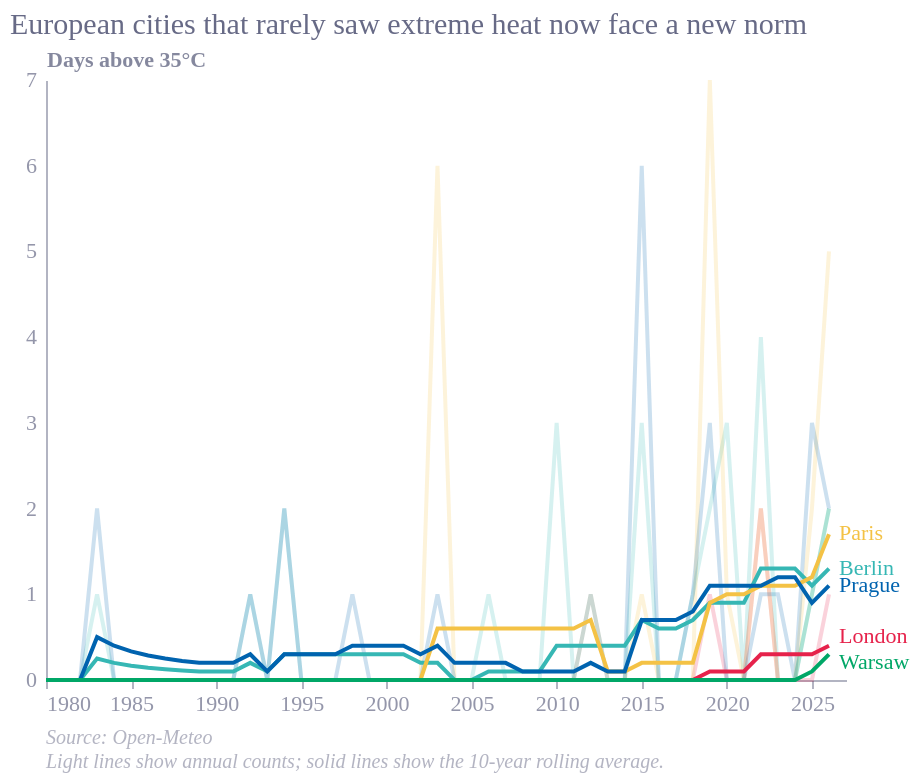

The notebook cell saved with this chart:
### Code cell
# Create line chart for number of days above 35°C across cities
# Add faint line for raw days
raw_line = alt.Chart(heatwave_df).mark_line(opacity=0.2).encode(
    x=alt.X(
        'year:Q',
        title=None,
        scale=alt.Scale(domain=[1980,2027]),
        axis=alt.Axis(format='d', grid=False)),
    y=alt.Y(
        'hot_days:Q',
        title='Days above 35°C',
        axis=alt.Axis(grid=False)),
    color=alt.Color('city:N', legend=None)
)
# Add smooth line for rolling 5 year average
smooth_line = alt.Chart(heatwave_df).mark_line().encode(
    x=alt.X(
        'year:Q',
        title=None,
        scale=alt.Scale(domain=[1980,2026]),
        axis=alt.Axis(format='d', grid=False)),
    y=alt.Y('hot_days_rolling:Q'),
    color=alt.Color('city:N', legend=None)
)
# Add city labels
last_points = heatwave_df[heatwave_df['year'] == heatwave_df['year'].max()].copy()
label_offsets = {
    'Paris': 0,
    'London': 0.1,
    'Berlin': 0,
    'Warsaw': -0.1,
    'Prague': 0
}
last_points['y_offset'] = last_points['hot_days_rolling'] + last_points['city'].map(label_offsets)
labels = alt.Chart(last_points).mark_text(
    align='left',
    dx=5,
    fontSize=11
).encode(
    x=alt.X('year:Q', scale=alt.Scale(domain=[1980,2026])),
    y=alt.Y('y_offset:Q'),
    text=alt.Text('city:N'),
    color=alt.Color('city:N', legend=None)
)

# Add source
smooth_line = alt.layer(smooth_line).properties(
    title=alt.TitleParams(
        ['Source: Open-Meteo','Light lines show annual counts; solid lines show the 10-year rolling average.'],
        orient='bottom',
        fontStyle='italic',
        fontSize=10,
        color='#676A8680',
        fontWeight='normal',
        frame='group',
        offset=7
    )
)
# Add title
title = alt.Chart({'values': [{}]}).mark_text(
    text="European cities that rarely saw extreme heat now face a new norm",
    align='left',
    baseline='top',
    fontSize=15
).encode(
    x=alt.value(-25),
    y=alt.value(-35)
)

heatwave_line = raw_line + smooth_line + labels + title
heatwave_line

### Figure 1 — Vega-Lite specification as saved in the notebook (floating-point values rounded to 4 significant figures; data arrays with more than 128 entries replaced by an {"elided": "..."} marker saying what was removed)
{"config": {"font": "Circular Std", "text": {"color": "#676A86", "align": "left", "baseline": "middle", "dx": 7, "dy": 0, "fontSize": 11}, "view": {"stroke": null, "continuousWidth": 400, "continuousHeight": 300, "discreteWidth": 400, "discreteHeight": 300}, "range": {"category": ["#36B7B4", "#E6224B", "#F4C245", "#0063AF", "#00A767", "#179FDB", "#EB5C2E"], "diverging": ["#E6224B", "#E54753", "#C9C9C9", "#179FDB", "#122B39"], "heatmap": ["#C9C9C9", "#179FDB", "#0063AF", "#122B39"], "ordinal": ["#00A767", "#36B7B4", "#179FDB", "#0063AF", "#243B5A"]}, "bar": {"color": "#179fdb"}, "line": {"color": "#e6224b"}, "rule": {"color": "#676A86"}, "area": {"opacity": 0.3}, "point": {"filled": true, "size": 80, "color": "#e6224b", "opacity": 0.95}, "geoshape": {"stroke": "white", "strokeWidth": 0.3}, "rect": {"fill": "#d6d4d4", "opacity": 0.3}, "axis": {"labelColor": "#676A86", "labelFontSize": 11, "labelFont": "Circular Std", "labelOpacity": 0.7, "tickColor": "#676A86", "tickOpacity": 0.5, "domainColor": "#676A86", "domainOpacity": 0.5, "gridColor": "#676A86", "gridDash": [2, 2], "gridOpacity": 0.5, "title": null, "titleColor": "#676A86", "titleOpacity": 0.8, "tickSize": 4}, "axisXDiscrete": {"grid": false, "labelAngle": 0, "tickCount": 10, "tickOpacity": 0.5, "title": null}, "axisYDiscrete": {"ticks": false, "labelPadding": 5}, "axisXTemporal": {"grid": false, "ticks": true}, "axisXQuantitative": {"grid": true}, "axisYQuantitative": {"gridColor": "#676A86", "gridDash": [1, 5], "gridOpacity": 0.5, "ticks": false, "labelPadding": 5, "tickCount": 8, "titleAngle": 0, "titleAlign": "left", "titleBaseline": "bottom", "titleX": 0, "titleY": -5}, "title": {"color": "#676A86E6", "subtitleColor": "#676A86", "font": "Circular Std", "subtitleFont": "Circular Std", "anchor": "start", "fontSize": 14, "subtitleFontSize": 12, "subtitlePadding": 4, "offset": 0, "frame": "group"}, "legend": {"titleColor": "#122b39", "title": null, "labelColor": "#122b39", "labelFontSize": 11}}, "layer": [{"mark": {"type": "line", "opacity": 0.2}, "encoding": {"color": {"field": "city", "legend": null, "type": "nominal"}, "x": {"axis": {"format": "d", "grid": false}, "field": "year", "scale": {"domain": [1980, 2027]}, "title": null, "type": "quantitative"}, "y": {"axis": {"grid": false}, "field": "hot_days", "title": "Days above 35°C", "type": "quantitative"}}}, {"layer": [{"mark": {"type": "line"}, "encoding": {"color": {"field": "city", "legend": null, "type": "nominal"}, "x": {"axis": {"format": "d", "grid": false}, "field": "year", "scale": {"domain": [1980, 2026]}, "title": null, "type": "quantitative"}, "y": {"field": "hot_days_rolling", "type": "quantitative"}}}], "title": {"text": ["Source: Open-Meteo", "Light lines show annual counts; solid lines show the 10-year rolling average."], "color": "#676A8680", "fontSize": 10, "fontStyle": "italic", "fontWeight": "normal", "frame": "group", "offset": 7, "orient": "bottom"}}, {"data": {"name": "data-2c778ffe7b55b90a123e1e5d6446aeb7"}, "mark": {"type": "text", "align": "left", "dx": 5, "fontSize": 11}, "encoding": {"color": {"field": "city", "legend": null, "type": "nominal"}, "text": {"field": "city", "type": "nominal"}, "x": {"field": "year", "scale": {"domain": [1980, 2026]}, "type": "quantitative"}, "y": {"field": "y_offset", "type": "quantitative"}}}, {"data": {"name": "empty"}, "mark": {"type": "text", "align": "left", "baseline": "top", "fontSize": 15, "text": "European cities that rarely saw extreme heat now face a new norm"}, "encoding": {"x": {"value": -25}, "y": {"value": -35}}}], "data": {"name": "data-fae67b51cfdeabd567811a1dfd9673ec"}, "$schema": "https://vega.github.io/schema/vega-lite/v6.1.0.json", "datasets": {"data-fae67b51cfdeabd567811a1dfd9673ec": {"elided": "235 records"}, "data-2c778ffe7b55b90a123e1e5d6446aeb7": [{"year": 2026, "city": "Berlin", "hot_days": 2, "hot_days_rolling": 1.3, "y_offset": 1.3}, {"year": 2026, "city": "London", "hot_days": 1, "hot_days_rolling": 0.4, "y_offset": 0.5}, {"year": 2026, "city": "Paris", "hot_days": 5, "hot_days_rolling": 1.7, "y_offset": 1.7}, {"year": 2026, "city": "Prague", "hot_days": 2, "hot_days_rolling": 1.1, "y_offset": 1.1}, {"year": 2026, "city": "Warsaw", "hot_days": 2, "hot_days_rolling": 0.3, "y_offset": 0.2}], "empty": [{}]}}
